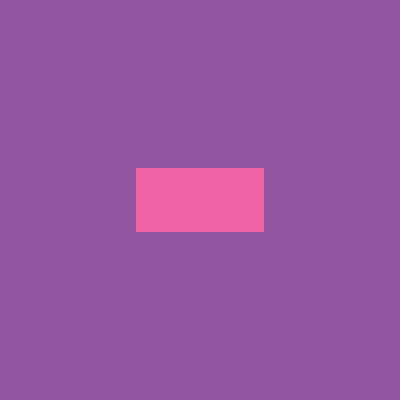
Frame 1 (no input)
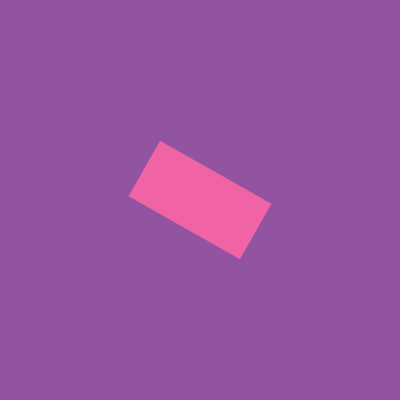
Frame 60 (no input)
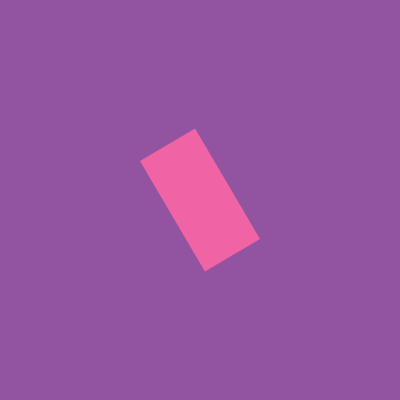
Frame 120 (the mouse pressed at the canvas centre since frame 60)

The p5.js sketch that drew these frames (run headless with seeded random() and noise() and a simulated clock; from frame 60 on, the mouse is pressed at the canvas centre):

// p5.js sketch
// ── sketch.js
// Angles and Oscillations, sketch.js
// From The Nature of Code by Dan Shiffman
// Nicholas Wolgamott

let angle = 0;

function setup() {
	createCanvas(400, 400);
}

function draw() {
	background(146, 83, 161);
	noStroke();
	fill(240, 99, 164);
	rectMode(CENTER);
	translate(200, 200);
	rotate(angle);
	rect(0, 0, 128, 64);

	angle += PI / 360;
}
